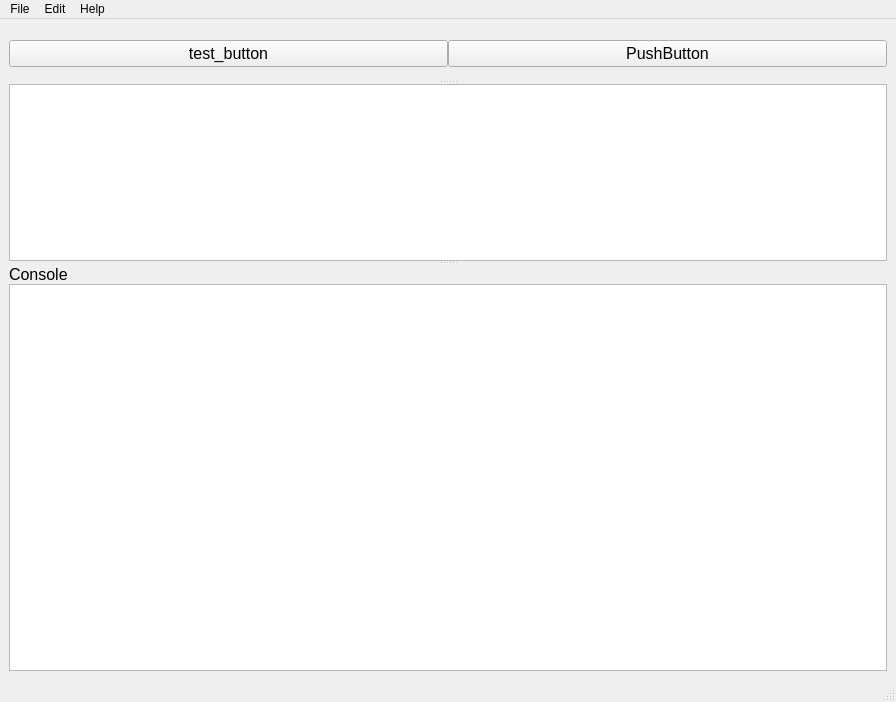
<?xml version="1.0" encoding="UTF-8"?>
<ui version="4.0">
 <class>main_window</class>
 <widget class="QMainWindow" name="main_window">
  <property name="geometry">
   <rect>
    <x>0</x>
    <y>0</y>
    <width>896</width>
    <height>702</height>
   </rect>
  </property>
  <property name="windowTitle">
   <string>editor_je</string>
  </property>
  <widget class="QWidget" name="centralwidget">
   <layout class="QVBoxLayout" name="verticalLayout_5">
    <item>
     <widget class="QSplitter" name="splitter">
      <property name="orientation">
       <enum>Qt::Vertical</enum>
      </property>
      <widget class="QWidget" name="horizontalLayoutWidget">
       <layout class="QHBoxLayout" name="horizontalLayout_2">
        <property name="spacing">
         <number>0</number>
        </property>
        <property name="sizeConstraint">
         <enum>QLayout::SetDefaultConstraint</enum>
        </property>
        <item>
         <widget class="QPushButton" name="test_button">
          <property name="font">
           <font>
            <family>Arial</family>
            <pointsize>12</pointsize>
           </font>
          </property>
          <property name="text">
           <string>test_button</string>
          </property>
         </widget>
        </item>
        <item>
         <widget class="QPushButton" name="pushButton">
          <property name="font">
           <font>
            <family>Arial</family>
            <pointsize>12</pointsize>
           </font>
          </property>
          <property name="text">
           <string>PushButton</string>
          </property>
         </widget>
        </item>
       </layout>
      </widget>
      <widget class="QWidget" name="verticalLayoutWidget">
       <layout class="QVBoxLayout" name="verticalLayout_2">
        <property name="spacing">
         <number>0</number>
        </property>
        <item>
         <widget class="QPlainTextEdit" name="code_edit">
          <property name="sizePolicy">
           <sizepolicy hsizetype="Expanding" vsizetype="Expanding">
            <horstretch>0</horstretch>
            <verstretch>0</verstretch>
           </sizepolicy>
          </property>
          <property name="font">
           <font>
            <family>Arial</family>
            <pointsize>12</pointsize>
           </font>
          </property>
          <property name="sizeAdjustPolicy">
           <enum>QAbstractScrollArea::AdjustToContents</enum>
          </property>
          <property name="tabStopWidth">
           <number>40</number>
          </property>
         </widget>
        </item>
       </layout>
      </widget>
      <widget class="QWidget" name="verticalLayoutWidget_2">
       <layout class="QVBoxLayout" name="verticalLayout_4">
        <property name="spacing">
         <number>0</number>
        </property>
        <item>
         <widget class="QLabel" name="console_label">
          <property name="font">
           <font>
            <family>Arial</family>
            <pointsize>12</pointsize>
           </font>
          </property>
          <property name="text">
           <string>Console</string>
          </property>
         </widget>
        </item>
        <item>
         <widget class="QPlainTextEdit" name="console">
          <property name="enabled">
           <bool>true</bool>
          </property>
          <property name="sizePolicy">
           <sizepolicy hsizetype="Expanding" vsizetype="Expanding">
            <horstretch>0</horstretch>
            <verstretch>0</verstretch>
           </sizepolicy>
          </property>
          <property name="font">
           <font>
            <family>Arial</family>
            <pointsize>12</pointsize>
           </font>
          </property>
          <property name="lineWidth">
           <number>1</number>
          </property>
          <property name="readOnly">
           <bool>true</bool>
          </property>
          <property name="tabStopWidth">
           <number>40</number>
          </property>
         </widget>
        </item>
       </layout>
      </widget>
     </widget>
    </item>
   </layout>
  </widget>
  <widget class="QMenuBar" name="menubar">
   <property name="geometry">
    <rect>
     <x>0</x>
     <y>0</y>
     <width>896</width>
     <height>21</height>
    </rect>
   </property>
   <widget class="QMenu" name="menuFile">
    <property name="title">
     <string>File</string>
    </property>
   </widget>
   <widget class="QMenu" name="menuEdit">
    <property name="title">
     <string>Edit</string>
    </property>
   </widget>
   <widget class="QMenu" name="menuHelp">
    <property name="title">
     <string>Help</string>
    </property>
   </widget>
   <addaction name="menuFile"/>
   <addaction name="menuEdit"/>
   <addaction name="menuHelp"/>
  </widget>
  <widget class="QStatusBar" name="statusbar"/>
 </widget>
 <resources/>
 <connections/>
</ui>
